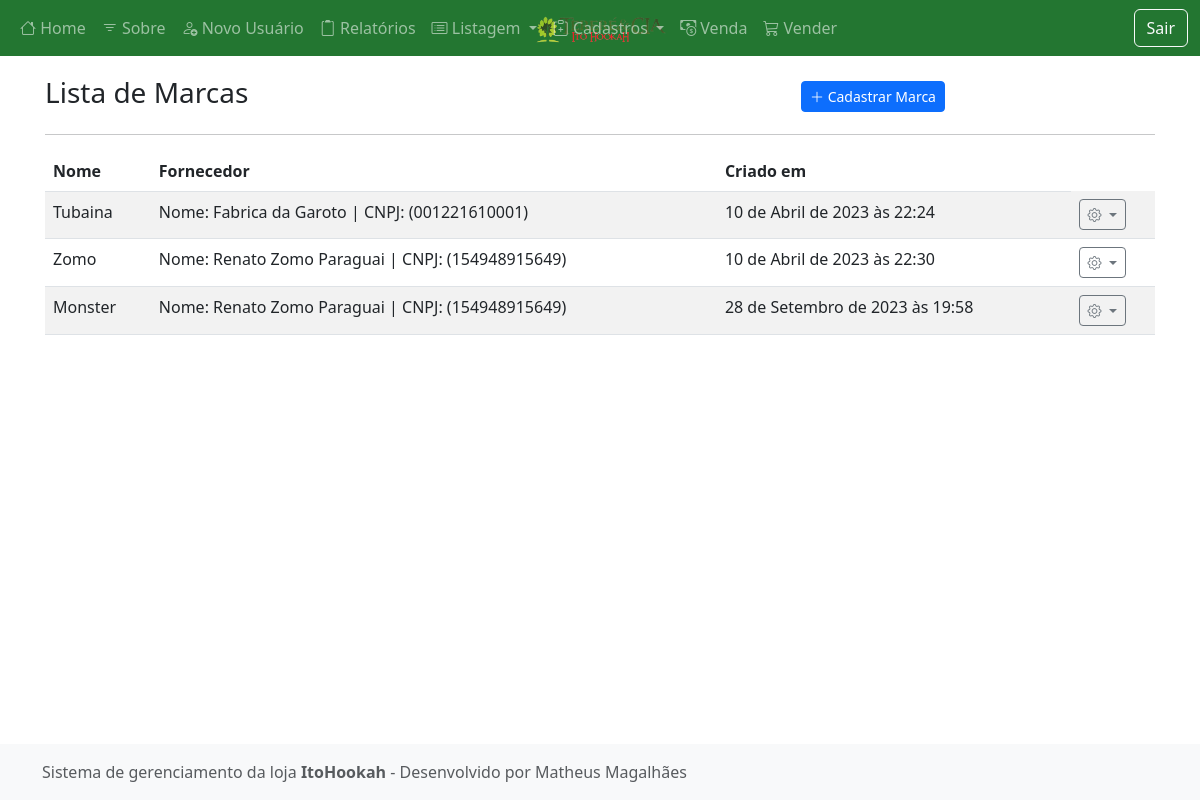
Page /listar/marca/ (signed in) on the earlier database version.
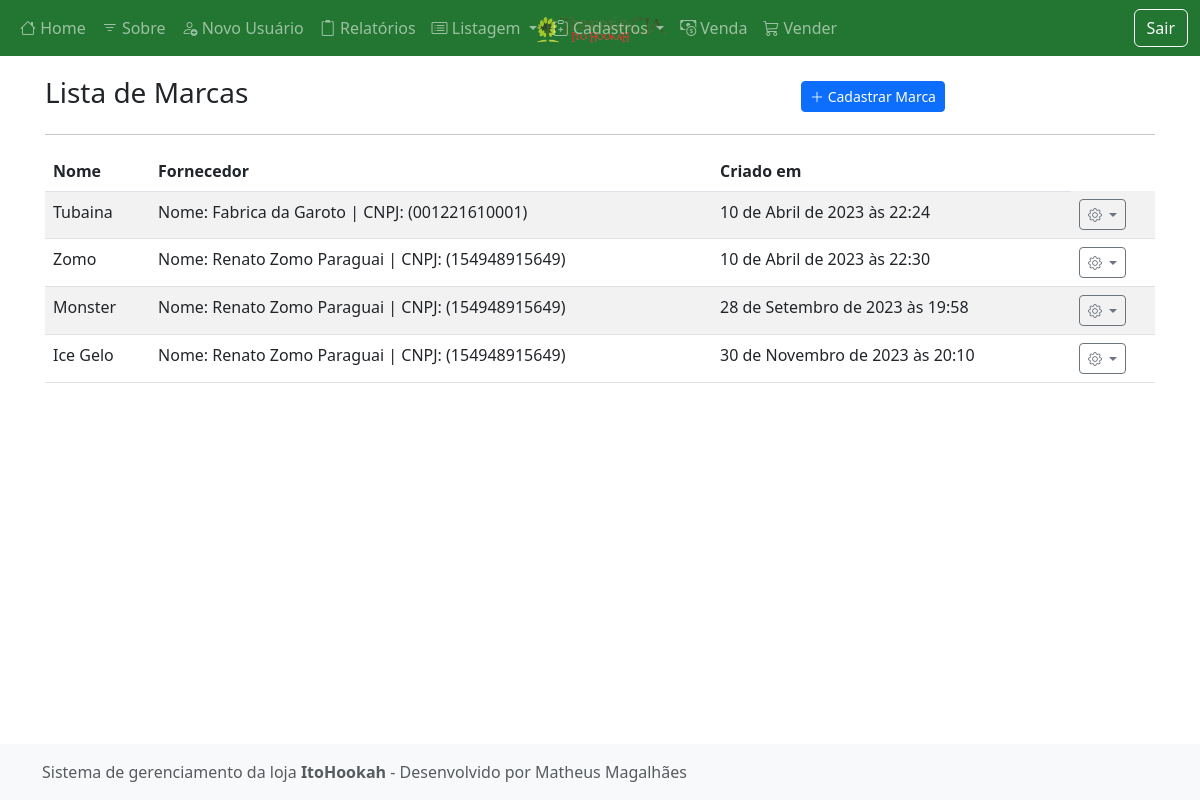
Same page on the later database version.
### cadastros/models.py (models this page shows, shortened)
class Marca(models.Model):
    nome = models.CharField(max_length=50)
    fornecedor = models.ForeignKey(Fornecedor, on_delete=models.PROTECT)
    cadastrado_em = models.DateTimeField(auto_now_add=True)
    atualizado_em = models.DateTimeField(auto_now=True)

class Fornecedor(models.Model):
    nome = models.CharField(max_length=50)
    telefone = models.CharField(max_length=15, verbose_name="Telefone")
    documento = models.CharField(max_length=18, help_text="Informe o CNPJ")
    cadastrado_em = models.DateTimeField(auto_now_add=True)
    atualizado_em = models.DateTimeField(auto_now=True)
    def __str__(self):
        return f"Nome: {self.nome} | CNPJ: ({self.documento})"

### cadastros/views.py (the view)
# urls.py: path("listar/marca/", MarcaList.as_view(), name="listar-marca"),
class MarcaList(LoginRequiredMixin, ListView):
    model = Marca
    template_name = "cadastros/list/marca.html"

### cadastros/templates/cadastros/list/marca.html (shortened to what this page needs)
{% extends 'paginas/modelo.html' %}
{% load static %}
{% block conteudo %}
<div class="row justify-content-center align-items-center mt-3">
    <div class="col-md-8">
        <h3 class="">Lista de Marcas</h3>
    </div>
    <div class="col-md">
        <a href="{% url 'cadastrar-marca' %}" class="btn btn-primary btn-sm">
            <i class="bi bi-plus-lg"></i>
            Cadastrar Marca
        </a>
    </div>
</div>
<hr>
<div class="table-responsive-lg">
    <table class="table table-striped">
        <thead>
            <tr>
                <th>Nome</th>
                <th>Fornecedor</th>
                <th>Criado em</th>
            </tr>
        </thead>
        <tbody>
            {% for obj in object_list %}
            <tr class="">
                <td>{{ obj.nome }}</td>
                <td>{{ obj.fornecedor }}</td>
                <td>{{ obj.cadastrado_em }}</td>
                <td>
                    <div class="dropdown">
                        <a class="btn btn-sm btn-outline-secondary dropdown-toggle" href="#" role="button"
                            data-bs-toggle="dropdown" aria-expanded="false">
                            <i class="bi bi-gear"></i>
                        </a>
                    </div>
                </td>
            </tr>
            {% empty %}
            <tr>
                <th colspan="100%">Nenhum registro encontrado.</th>
            </tr>
            {% endfor %}
        </tbody>
    </table>
</div>
{% endblock %}

Differences in the rows shown:
added Marca: nome "Ice Gelo", fornecedor "Nome: Renato Zomo Paraguai | CNPJ: (154948915649)", cadastrado_em "30 de Novembro de 2023 às 20:10"
